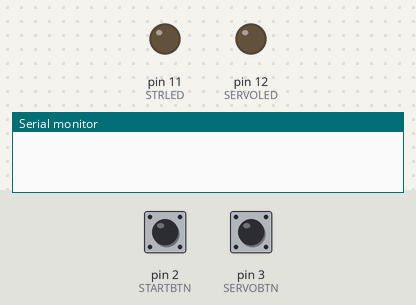
Simulated run of this sketch. Board: Arduino Uno, built with avr-gcc and run on an emulated ATmega328P. On the bench: output pins drawn as LEDs (lit = HIGH), the last lines printed to the serial monitor. The inputs (shaded band) are chosen by the test bench; at power-on: pin 2 (STARTBTN) LOW, pin 3 (SERVOBTN) LOW.

Above: at 1.2 s.
1.3 s: pin 2 (STARTBTN) pulled HIGH for 0.15 s
At 2.1 s:
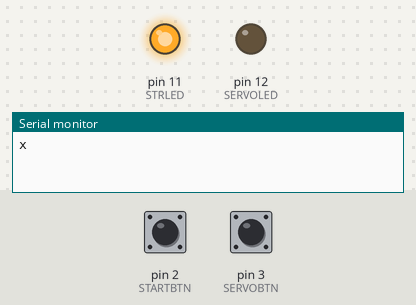
3.8 s: pin 3 (SERVOBTN) pulled HIGH for 0.15 s
At 4.4 s:
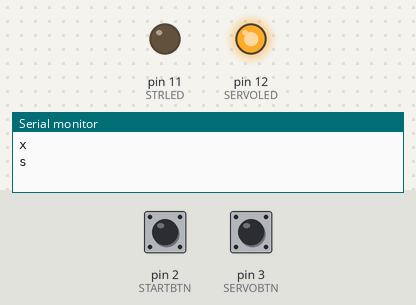
6.3 s: pin 3 (SERVOBTN) pulled HIGH for 3.2 s
At 10.6 s:
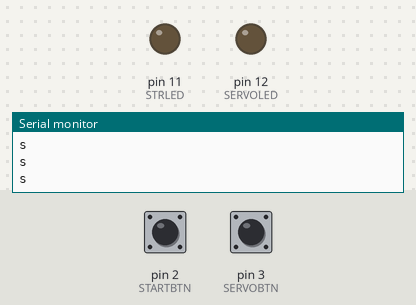
11.8 s: pin 2 (STARTBTN) pulled HIGH for 3.2 s
At 12.9 s:
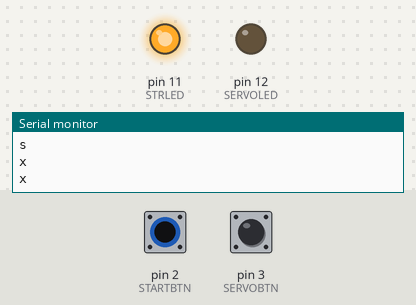
17.3 s: pin 2 (STARTBTN) driven HIGH and pin 3 (SERVOBTN) driven HIGH
At 19.1 s:
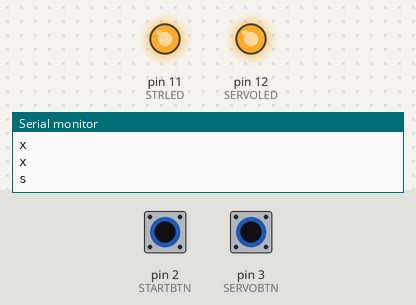
Timing chart, 0 to 20.6 s (numbered marks = the images above; inputs shaded):
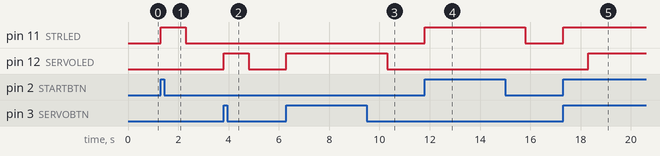

The sketch:

transmitter_code.ino
```cpp
#define STRLED 11
#define SERVOLED 12
#define STARTBTN 2
#define SERVOBTN 3

void setup() {
  // put your setup code here, to run once:
  Serial.begin(9600);
  pinMode(STRLED, OUTPUT);
  pinMode(SERVOLED, OUTPUT);
  pinMode(STARTBTN, INPUT);
  pinMode(SERVOBTN, INPUT);
}

void loop() {
  // put your main code here, to run repeatedly:
  int startPressed =  digitalRead(STARTBTN);
  int servoPressed =  digitalRead(SERVOBTN);
  if (startPressed == HIGH ) {//button pressed

    Serial.println('x');
    digitalWrite(STRLED,HIGH);
    delay(1000);
  }else{
    digitalWrite(STRLED,LOW);
  }
  if (servoPressed == HIGH ) {//button pressed

    Serial.println('s');
    digitalWrite(SERVOLED,HIGH);
    delay(1000);
  }else{
    digitalWrite(SERVOLED,LOW);
  }
}
```

Measured:
- after the input at 1.3 s, pin 11 (STRLED): LOW → HIGH at once, → LOW 1.0 s later
- after the input at 3.8 s, pin 12 (SERVOLED): LOW → HIGH at once, → LOW 1.0 s later
- after the input at 6.3 s, pin 12 (SERVOLED): LOW → HIGH at once, → LOW 4.0 s later
- after the input at 11.8 s, pin 11 (STRLED): LOW → HIGH at once, → LOW 4.0 s later
- after the input at 17.3 s, pin 11 (STRLED): LOW → HIGH at once; pin 12 (SERVOLED): LOW → HIGH after 1.0 s
